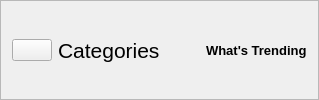
            <widget class="QFrame" name="headerFrame_4">
             <property name="styleSheet">
              <string notr="true">QFrame{
	border-bottom: 1px solid rgb(131, 142, 162);
}
QLabel{
border: none
}</string>
             </property>
             <property name="frameShape">
              <enum>QFrame::StyledPanel</enum>
             </property>
             <property name="frameShadow">
              <enum>QFrame::Raised</enum>
             </property>
             <layout class="QHBoxLayout" name="horizontalLayout_40">
              <item>
               <widget class="QPushButton" name="pushButton_7">
                <property name="text">
                 <string/>
                </property>
                <property name="icon">
                 <iconset resource="../Images/resources.qrc">
                  <normaloff>:/white /White Icons/briefcase.svg</normaloff>:/white /White Icons/briefcase.svg</iconset>
                </property>
                <property name="iconSize">
                 <size>
                  <width>30</width>
                  <height>30</height>
                 </size>
                </property>
               </widget>
              </item>
              <item>
               <widget class="QLabel" name="label_61">
                <property name="font">
                 <font>
                  <pointsize>16</pointsize>
                 </font>
                </property>
                <property name="text">
                 <string>Categories</string>
                </property>
               </widget>
              </item>
              <item>
               <spacer name="horizontalSpacer_7">
                <property name="orientation">
                 <enum>Qt::Horizontal</enum>
                </property>
                <property name="sizeHint" stdset="0">
                 <size>
                  <width>40</width>
                  <height>20</height>
                 </size>
                </property>
               </spacer>
              </item>
              <item alignment="Qt::AlignRight">
               <widget class="QLabel" name="label_62">
                <property name="font">
                 <font>
                  <pointsize>10</pointsize>
                  <weight>75</weight>
                  <bold>true</bold>
                 </font>
                </property>
                <property name="text">
                 <string>What's Trending</string>
                </property>
               </widget>
              </item>
             </layout>
            </widget>
